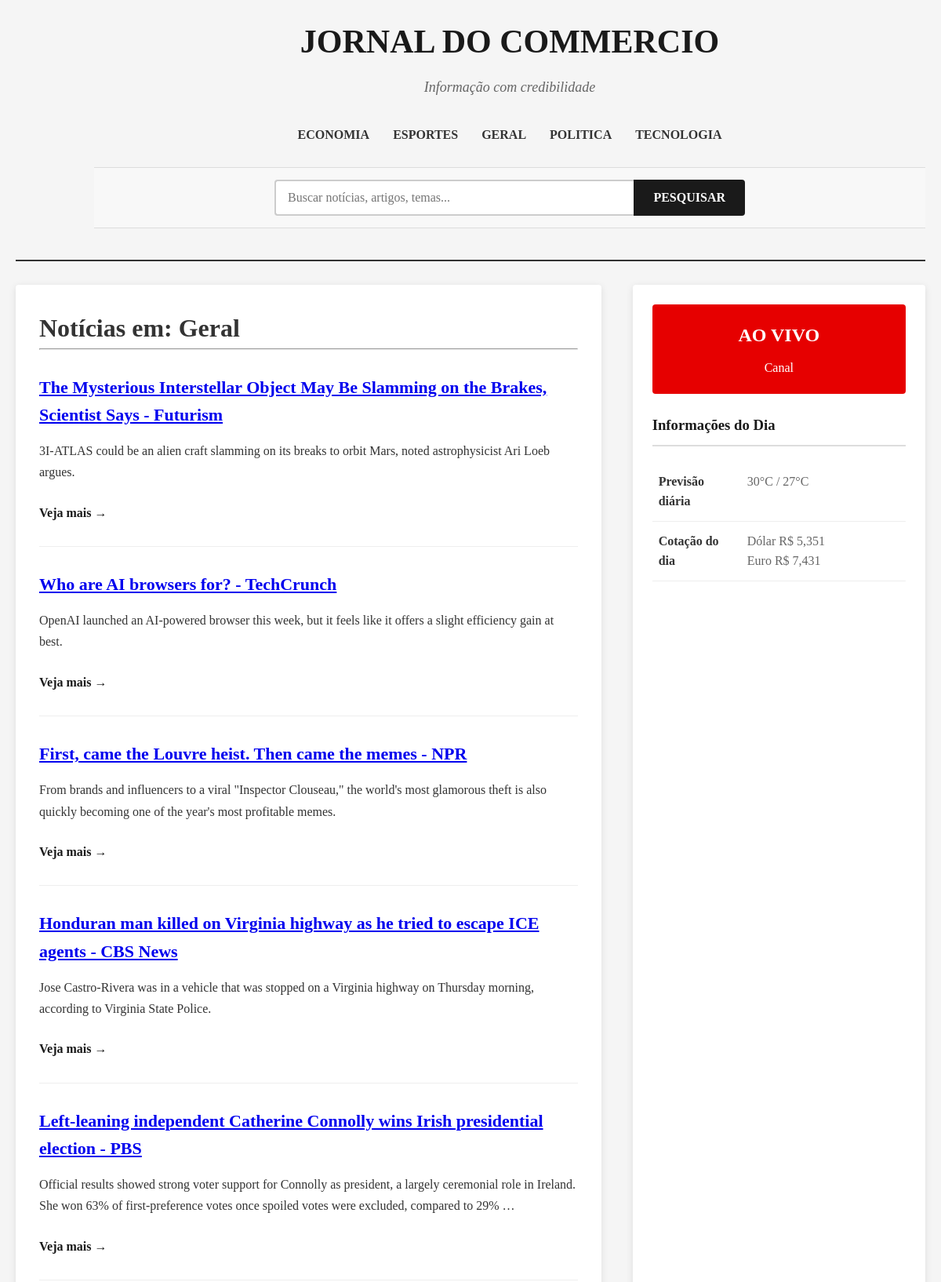
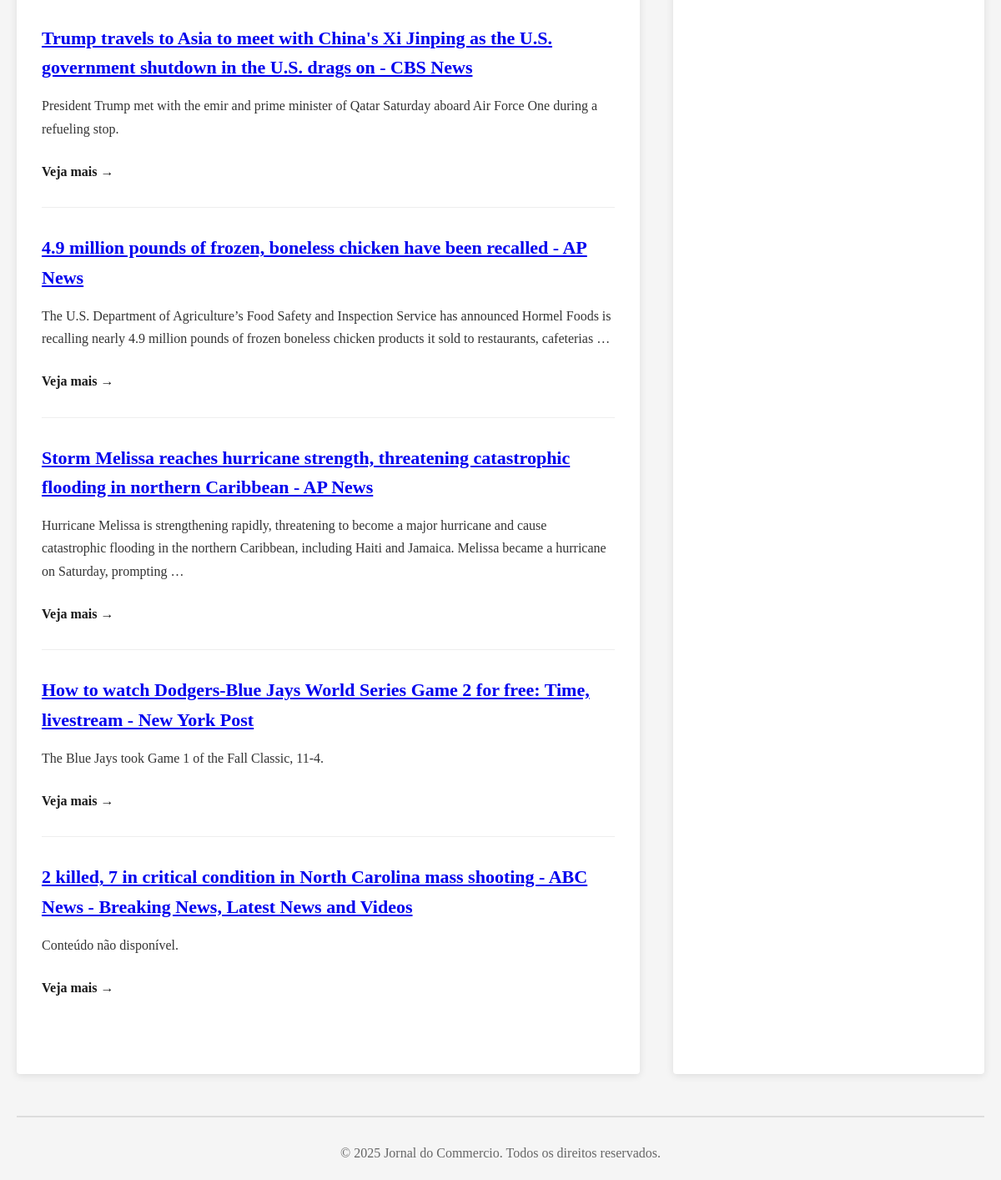
The page /categorias/6/ on the database its author committed (2 pictures, top to bottom).
### jornal_app/models.py (models this page shows, shortened)
class Categoria(models.Model):
    nome = models.CharField(
        max_length=100,
        unique=True,
        verbose_name="Nome da Categoria",
        help_text="O nome deve ser único para cada categoria."
    )
    class Meta:
        verbose_name = "Categoria"
        verbose_name_plural = "Categorias"
        ordering = ['nome']

class Noticia(models.Model):
    titulo = models.CharField(max_length=200, verbose_name="Título")
    conteudo = models.TextField(verbose_name="Conteúdo")
    data_publicacao = models.DateTimeField(auto_now_add=True, verbose_name="Data de Publicação")
    categoria = models.ForeignKey(
        Categoria,
        on_delete=models.PROTECT,
        related_name='noticias',
        verbose_name="Categoria"
    )
    destaque = models.BooleanField(
        default=False,
        verbose_name="Notícia em Destaque",
        help_text="Marque para que esta notícia apareça na seção de destaques da homepage."
    )
    class Meta:
        verbose_name = "Notícia"
        verbose_name_plural = "Notícias"
        ordering = ['-data_publicacao']

### jornal_app/views.py (the view)
# urls.py: path('categorias/<int:pk>/', views.NoticiasPorCategoriaView.as_view(), name='noticias_por_categoria'),
class NoticiasPorCategoriaView(ListView):
    model = Noticia
    template_name = 'jornal_app/noticias_por_categoria.html'
    context_object_name = 'noticias'
    paginate_by = 10
    def get_queryset(self):
        self.categoria = get_object_or_404(Categoria, pk=self.kwargs['pk'])
        return Noticia.objects.filter(categoria=self.categoria).order_by('-data_publicacao')
    def get_context_data(self, **kwargs):
        context = super().get_context_data(**kwargs)
        context['categoria'] = self.categoria
        return context

### jornal_app/context_processors.py (called while the page is built)
def menu_categorias(request):
    categorias = Categoria.objects.all().order_by('nome')
    return {
        'categorias': categorias
    }

### jornal_app/templates/jornal_app/noticias_por_categoria.html (shortened to what this page needs)
{% extends "jornal_app/base.html" %}
{% block main_content %}
    <h1>Notícias em: {{ categoria.nome }}</h1>
    <hr>
    {% for noticia in noticias %}
        <div class="article">
            <h2>
                <a href="{% url 'jornal_app:artigo' pk=noticia.pk %}">
                    {{ noticia.titulo }}
                </a>
            </h2>
            <p>{{ noticia.conteudo|truncatewords:30|linebreaksbr }}</p>
            <a href="{% url 'jornal_app:artigo' pk=noticia.pk %}" class="read-more">Veja mais →</a>
        </div>
    {% empty %}
        <p>Ainda não há notícias publicadas nesta categoria.</p>
    {% endfor %}
{% endblock %}

### jornal_app/templates/jornal_app/base.html (shortened to what this page needs)
{% load static %}
<!DOCTYPE html>
<html lang="pt-br">
<head>
    <link rel="stylesheet" href="{% static 'css/home.css' %}">
</head>
<body>
    <header class="header">
        <div class="newspaper-title">JORNAL DO COMMERCIO</div>
        <div class="tagline">Informação com credibilidade</div>
        <nav class="nav-menu">
            {% for categoria in categorias %}
                <a href="{% url 'jornal_app:noticias_por_categoria' pk=categoria.pk %}">{{ categoria.nome|upper }}</a>
            {% endfor %}
        </nav>
        <div class="search-section">
            <form class="search-container" id="search-form"
                  action="{% url 'jornal_app:noticia_search' %}" method="GET">
                <input type="text" class="search-input" placeholder="Buscar notícias, artigos, temas..."
                       id="search-input" name="q">
                <button type="submit" class="search-button">PESQUISAR</button>
            </form>
        </div>
    </header>
    <div class="main-content">
        <div class="content-left">
            {% block main_content %}
            {% endblock %}
        </div>
        <div class="sidebar">
            {% block sidebar %}
            <div class="live-section">
                <h2>AO VIVO</h2>
                <p>Canal</p>
            </div>
            <div class="info-section">
                <h3>Informações do Dia</h3>
                <table class="info-table">
                    <tr>
                        <td class="info-label">Previsão diária</td>
                        <td class="info-value">30°C / 27°C</td>
                    </tr>
                    <tr>
                        <td class="info-label">Cotação do dia</td>
                        <td class="info-value">Dólar R$ 5,351<br>Euro R$ 7,431</td>
                    </tr>
                </table>
            </div>
            {% endblock %}
        </div>
    </div>
    <footer>
        <p>&copy; 2025 Jornal do Commercio. Todos os direitos reservados.</p>
    </footer>
</body>
</html>

### static/css/home.css (style rules this page uses)
* { margin: 0; padding: 0; box-sizing: border-box; font-family: 'Georgia', serif; }
body { background-color: #f5f5f5; color: #333; line-height: 1.6; max-width: 1200px; margin: 0 auto; padding: 20px; }
.header { position: relative; text-align: center; border-bottom: 2px solid #333; padding-bottom: 20px; margin-bottom: 30px; padding-left: 100px; }
.newspaper-title { font-size: 42px; font-weight: bold; margin-bottom: 10px; color: #1a1a1a; }
.tagline { font-size: 18px; color: #666; font-style: italic; margin-bottom: 25px; }
.search-section { background-color: #f8f8f8; padding: 15px 0; margin: 20px 0; border-top: 1px solid #ddd; border-bottom: 1px solid #ddd; }
.search-container { display: flex; max-width: 600px; margin: 0 auto; }
.search-input { flex: 1; padding: 12px 15px; border: 2px solid #ccc; border-right: none; border-radius: 4px 0 0 4px; font-size: 16px; outline: none; }
.search-button { background-color: #1a1a1a; color: white; border: none; padding: 0 25px; border-radius: 0 4px 4px 0; cursor: pointer; font-size: 16px; font-weight: bold; }
.nav-menu { display: flex; justify-content: center; gap: 30px; margin: 20px 0; flex-wrap: wrap; }
.nav-menu a { text-decoration: none; color: #333; font-weight: bold; padding: 8px 0; position: relative; }
.nav-menu a::after { content: ''; position: absolute; bottom: 0; left: 0; width: 0; height: 2px; background-color: #1a1a1a; transition: width 0.3s; }
.main-content { display: grid; grid-template-columns: 2fr 1fr; gap: 40px; margin: 30px 0; }
.content-left { background-color: white; padding: 30px; border-radius: 4px; box-shadow: 0 2px 10px rgba(0,0,0,0.1); }
.article { margin: 30px 0; padding-bottom: 30px; border-bottom: 1px solid #eee; }
.article:last-child { border-bottom: none; }
.article h2 { font-size: 22px; margin-bottom: 15px; color: #1a1a1a; }
.article p { margin-bottom: 15px; line-height: 1.7; }
.read-more { color: #1a1a1a; text-decoration: none; font-weight: bold; display: inline-block; margin-top: 10px; }
.sidebar { background-color: white; padding: 25px; border-radius: 4px; box-shadow: 0 2px 10px rgba(0,0,0,0.1); }
.live-section { background-color: #e60000; color: white; padding: 20px; border-radius: 4px; margin-bottom: 25px; text-align: center; }
.live-section h2 { font-size: 24px; margin-bottom: 10px; }
.info-section h3 { margin-bottom: 20px; color: #1a1a1a; border-bottom: 2px solid #ddd; padding-bottom: 10px; }
.info-table { width: 100%; border-collapse: collapse; }
.info-table tr { border-bottom: 1px solid #eee; }
.info-table td { padding: 12px 8px; vertical-align: top; }
.info-label { font-weight: bold; width: 35%; color: #333; }
.info-value { color: #666; }
footer { margin-top: 50px; padding-top: 30px; border-top: 2px solid #ddd; text-align: center; color: #666; }

### rows shown on the page
Categoria: nome "ECONOMIA"
Categoria: nome "ESPORTES"
Categoria: nome "GERAL", nome "Geral"
Categoria: nome "POLITICA"
Categoria: nome "TECNOLOGIA"
Noticia: titulo "The Mysterious Interstellar Object May Be Slamming on the Brakes, Scientist Says - Futurism", conteudo "3I-ATLAS could be an alien craft slamming on its breaks to orbit Mars, noted astrophysicist Ari Loeb argues."
Noticia: titulo "Who are AI browsers for? - TechCrunch", conteudo "OpenAI launched an AI-powered browser this week, but it feels like it offers a slight efficiency gain at best."
Noticia: titulo "First, came the Louvre heist. Then came the memes - NPR", conteudo "From brands and influencers to a viral \"Inspector Clouseau,\" the world's most glamorous theft is also quickly becoming one of the year's most profitable memes."
Noticia: titulo "Honduran man killed on Virginia highway as he tried to escape ICE agents - CBS News", conteudo "Jose Castro-Rivera was in a vehicle that was stopped on a Virginia highway on Thursday morning, according to Virginia State Police."
Noticia: titulo "Left-leaning independent Catherine Connolly wins Irish presidential election - PBS", conteudo "Official results showed strong voter support for Connolly as president, a largely ceremonial role in Ireland. She won 63% of first-preference votes once spoiled votes were excluded, compared to 29% …"
Noticia: titulo "Trump travels to Asia to meet with China's Xi Jinping as the U.S. government shutdown in the U.S. drags on - CBS News", conteudo "President Trump met with the emir and prime minister of Qatar Saturday aboard Air Force One during a refueling stop."
Noticia: titulo "4.9 million pounds of frozen, boneless chicken have been recalled - AP News", conteudo "The U.S. Department of Agriculture’s Food Safety and Inspection Service has announced Hormel Foods is recalling nearly 4.9 million pounds of frozen boneless chicken products it sold to restaurants, cafeterias …"
Noticia: titulo "Storm Melissa reaches hurricane strength, threatening catastrophic flooding in northern Caribbean - AP News", conteudo "Hurricane Melissa is strengthening rapidly, threatening to become a major hurricane and cause catastrophic flooding in the northern Caribbean, including Haiti and Jamaica. Melissa became a hurricane on Saturday, prompting …"
Noticia: titulo "How to watch Dodgers-Blue Jays World Series Game 2 for free: Time, livestream - New York Post", conteudo "The Blue Jays took Game 1 of the Fall Classic, 11-4."
Noticia: titulo "2 killed, 7 in critical condition in North Carolina mass shooting - ABC News - Breaking News, Latest News and Videos", conteudo "Conteúdo não disponível."
